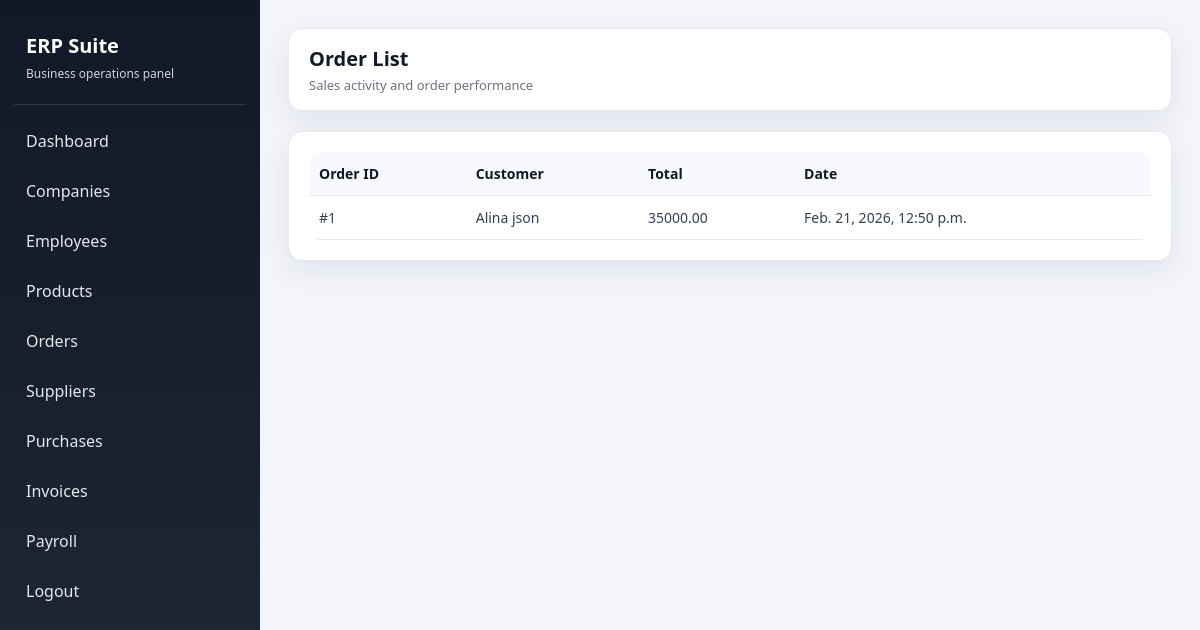
/sales/orders/, run on the app's committed database.
### sales/models.py (models this page shows, shortened)
class Order(models.Model):
    customer=models.ForeignKey(Customer,on_delete=models.CASCADE)
    total=models.DecimalField(max_digits=10,decimal_places=2)
    date=models.DateTimeField(auto_now_add=True)

class Customer(models.Model):
    name=models.CharField(max_length=200)
    phone=models.CharField(max_length=20)

### sales/views.py (the view)
# urls.py: path('orders/',order_list,name="order_list"),
def order_list(request):
    orders=Order.objects.all()
    return render(request,"sales/order_list.html",{
        "orders":orders
    })

### templates/sales/order_list.html (shortened to what this page needs)
{% extends "base.html" %}
{% block page_heading %}Order List{% endblock %}
{% block page_subheading %}Sales activity and order performance{% endblock %}
{% block content %}
<div class="card table-wrap">
    <table>
        <thead>
            <tr>
                <th>Order ID</th>
                <th>Customer</th>
                <th>Total</th>
                <th>Date</th>
            </tr>
        </thead>
        <tbody>
        {% for order in orders %}
            <tr>
                <td>#{{ order.id }}</td>
                <td>{{ order.customer.name }}</td>
                <td>{{ order.total }}</td>
                <td>{{ order.date }}</td>
            </tr>
        {% empty %}
            <tr>
                <td colspan="4" class="empty">No orders found</td>
            </tr>
        {% endfor %}
        </tbody>
    </table>
</div>
{% endblock %}

### templates/base.html (style rules this page uses)
:root { --bg: #f3f5fb; --surface: #ffffff; --surface-soft: #f8f9ff; --text: #111827; --muted: #6b7280; --primary: #4f46e5; --primary-dark: #4338ca; --border: #e5e7eb; --shadow: 0 10px 30px rgba(15, 23, 42, 0.08); }
* { box-sizing: border-box; }
body { margin: 0; font-family: "Segoe UI", Tahoma, Geneva, Verdana, sans-serif; background: var(--bg); color: var(--text); }
.card { background: var(--surface); border: 1px solid var(--border); box-shadow: var(--shadow); border-radius: 14px; padding: 20px; margin-bottom: 16px; }
.table-wrap { overflow-x: auto; }
table { width: 100%; border-collapse: collapse; border-radius: 12px; overflow: hidden; }
thead { background: var(--surface-soft); }
th, td { text-align: left; padding: 12px 10px; border-bottom: 1px solid var(--border); font-size: 14px; }
td { color: #334155; }

### data on the page
Order: id "1", customer.name "Alina json", total "35000.00", date "Feb. 21, 2026, 12:50 p.m."
